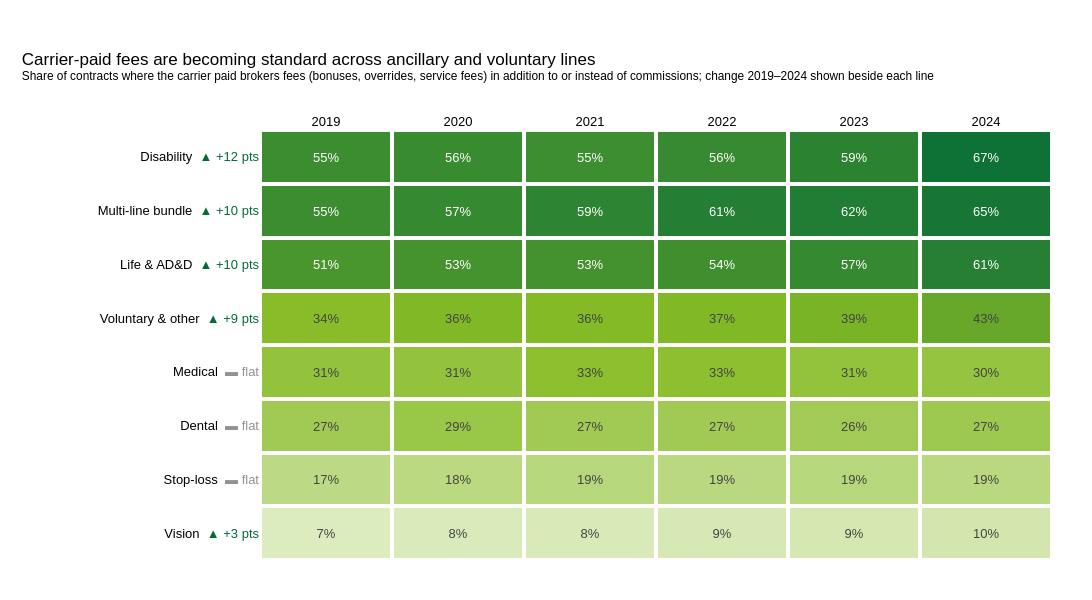

Here is the notebook cell this chart was saved with:
### Markdown cell above
## 3. Is broker pay shifting from commissions toward carrier-paid fees?

### Code cell
fee_mix = (
    contracts[contracts["line"] != "Unclassified"]
    .assign(has_fee=lambda d: d["fees"] > 0)
    .pivot_table(index="line", columns="FORM_YEAR", values="has_fee", aggfunc="mean")
    .mul(100)
)
fee_mix["delta"] = fee_mix[LAST] - fee_mix[FIRST]
fee_mix = fee_mix.sort_values(LAST)

def change_tag(d):
    d = round(d)
    if d >= 2:
        return f"<span style='color:{PALETTE[2]}'>▲ +{d} pts</span>"
    if d <= -2:
        return f"<span style='color:{RED}'>▼ {d} pts</span>"
    return f"<span style='color:{GREY}'>▬ flat</span>"


row_labels = [f"{line}  {change_tag(d)}" for line, d in zip(fee_mix.index, fee_mix["delta"])]
z = fee_mix[YEARS].values

fig = go.Figure(
    go.Heatmap(
        z=z,
        x=[str(y) for y in YEARS],
        y=row_labels,
        colorscale=GREEN_SCALE,
        zmin=0,
        zmax=np.ceil(z.max() / 10) * 10,
        xgap=4,
        ygap=4,
        text=[[f"{v:.0f}%" for v in row] for row in z],
        texttemplate="%{text}",
        textfont=dict(size=13),
        showscale=False,
        hovertemplate="%{y}<br>%{x}: %{z:.1f}% of contracts<extra></extra>",
    )
)
base_theme(
    fig,
    "Carrier-paid fees are becoming standard across ancillary and voluntary lines",
    "Share of contracts where the carrier paid brokers fees (bonuses, overrides, service fees) in addition to or instead of commissions; "
    f"change {FIRST}–{LAST} shown beside each line",
    height=600,
)
fig.update_layout(
    width=FIG_WIDTH,
    xaxis=dict(side="top", showgrid=False, tickfont=dict(size=13)),
    yaxis=dict(showgrid=False, tickfont=dict(size=13)),
    margin=dict(l=260, r=40, t=130, b=40),
)
save_figure(fig, "03-fee-adoption-heatmap", ANALYSIS_PATH)
fig.show()

### Figure 1 — Plotly figure (JSON) as saved in the notebook; plotly's stock layout.template omitted (floating-point values rounded to 4 significant figures)
{"data": [{"colorscale": [[0, "#F2F8E6"], [0.5, "#86BC25"], [1, "#046A38"]], "hovertemplate": "%{y}<br>%{x}: %{z:.1f}% of contracts<extra></extra>", "showscale": false, "text": [["7%", "8%", "8%", "9%", "9%", "10%"], ["17%", "18%", "19%", "19%", "19%", "19%"], ["27%", "29%", "27%", "27%", "26%", "27%"], ["31%", "31%", "33%", "33%", "31%", "30%"], ["34%", "36%", "36%", "37%", "39%", "43%"], ["51%", "53%", "53%", "54%", "57%", "61%"], ["55%", "57%", "59%", "61%", "62%", "65%"], ["55%", "56%", "55%", "56%", "59%", "67%"]], "textfont": {"size": 13}, "texttemplate": "%{text}", "type": "heatmap", "x": ["2019", "2020", "2021", "2022", "2023", "2024"], "xgap": 4, "y": ["Vision  <span style='color:#046A38'>▲ +3 pts</span>", "Stop-loss  <span style='color:#929292'>▬ flat</span>", "Dental  <span style='color:#929292'>▬ flat</span>", "Medical  <span style='color:#929292'>▬ flat</span>", "Voluntary & other  <span style='color:#046A38'>▲ +9 pts</span>", "Life & AD&D  <span style='color:#046A38'>▲ +10 pts</span>", "Multi-line bundle  <span style='color:#046A38'>▲ +10 pts</span>", "Disability  <span style='color:#046A38'>▲ +12 pts</span>"], "ygap": 4, "z": [[7.099, 7.724, 8.301, 8.939, 9.455, 10.33], [17.45, 18.3, 19.2, 18.57, 19.03, 18.62], [26.7, 28.87, 26.72, 26.58, 26.1, 27.2], [30.83, 30.91, 33.37, 32.88, 31.2, 30.14], [34.3, 36.22, 35.69, 36.73, 38.55, 43.42], [51.12, 52.57, 53.07, 54.06, 56.82, 60.88], [55.09, 56.94, 58.87, 61.47, 62.04, 64.85], [55.09, 55.82, 54.8, 56.39, 59.45, 67.21]], "zmax": 70, "zmin": 0}], "layout": {"colorway": ["#86BC25", "#43B02A", "#046A38"], "font": {"color": "#000000", "family": "Arial, sans-serif"}, "height": 600, "hoverlabel": {"bgcolor": "white", "font": {"color": "#000000"}}, "legend": {"font": {"color": "#000000"}, "orientation": "h", "x": 1, "xanchor": "right", "y": 1.01, "yanchor": "bottom"}, "margin": {"b": 40, "l": 260, "r": 40, "t": 130}, "paper_bgcolor": "white", "plot_bgcolor": "white", "title": {"font": {"color": "#000000", "family": "Arial, sans-serif"}, "text": "Carrier-paid fees are becoming standard across ancillary and voluntary lines<br><sup>Share of contracts where the carrier paid brokers fees (bonuses, overrides, service fees) in addition to or instead of commissions; change 2019–2024 shown beside each line</sup>", "x": 0.02, "xanchor": "left"}, "width": 1100, "xaxis": {"showgrid": false, "side": "top", "tickfont": {"color": "#000000", "size": 13}, "title": {"font": {"color": "#000000"}}}, "yaxis": {"showgrid": false, "tickfont": {"color": "#000000", "size": 13}, "title": {"font": {"color": "#000000"}}}}}
